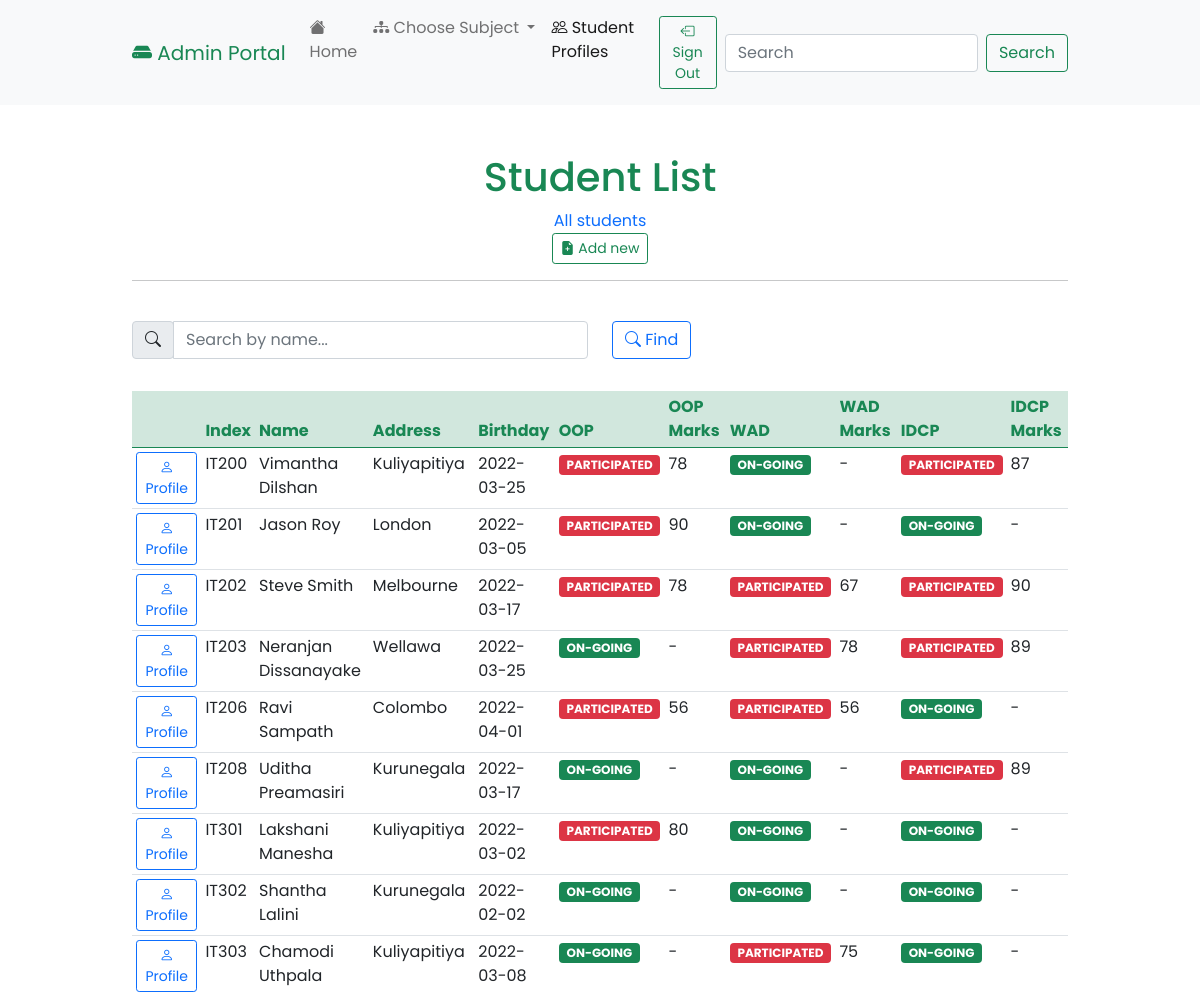
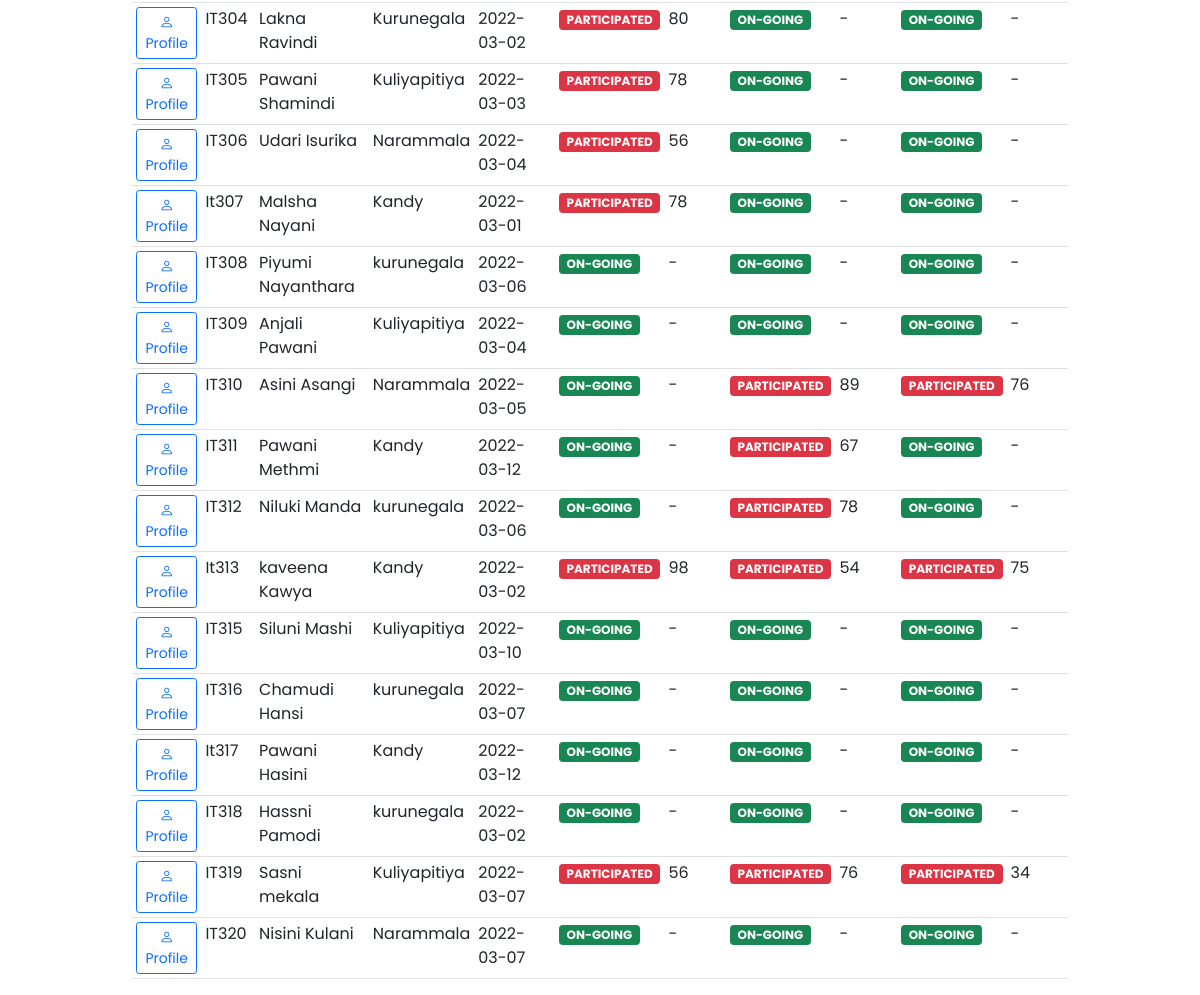
Page /student_db.php (signed in) on the committed database (2 pictures, top to bottom).
### tables this page shows
CREATE TABLE `students` (
  `index` varchar(255) NOT NULL,
  `name` varchar(255) NOT NULL,
  `address` varchar(255) NOT NULL,
  `birthday` varchar(255) NOT NULL,
  `oop` varchar(255) NOT NULL,
  `oopmarks` varchar(255) NOT NULL,
  `wad` varchar(255) NOT NULL,
  `wadmarks` varchar(255) NOT NULL,
  `idcp` varchar(255) NOT NULL,
  `idcpmarks` varchar(255) NOT NULL
);

### student_db.php (the view, shortened to what this page needs)
<!doctype html>
<html lang="en">
<head>
    <link href="https://cdn.jsdelivr.net/npm/bootstrap@5.0.2/dist/css/bootstrap.min.css" rel="stylesheet">
    <link rel="stylesheet" href="https://cdn.jsdelivr.net/npm/bootstrap-icons@1.8.1/font/bootstrap-icons.css">
    <link rel="stylesheet" href="styles/main.css">
</head>
<body>
    <nav class="navbar navbar-expand-lg navbar-light bg-light">
        <div class="container-fluid">
            <a class="navbar-brand text-success" href="admin_portal_home.php"><i class="bi bi-hdd-fill"></i> Admin Portal</a>
            <div class="collapse navbar-collapse" id="navbarSupportedContent">
                <ul class="navbar-nav me-auto mb-2 mb-lg-0">
                    <li class="nav-item">
                        <a class="nav-link" aria-current="page" href="admin_portal_home.php"><i class="bi bi-house-fill"></i> Home</a>
                    </li>
                    <li class="nav-item dropdown">
                        <a class="nav-link dropdown-toggle" href="#" id="navbarDropdown" role="button" data-bs-toggle="dropdown" aria-expanded="false">
                            <i class="bi bi-diagram-3-fill"></i> Choose Subject
                        </a>
                    </li>
                    <li class="nav-item">
                        <a class="nav-link active" href="student_db.php"><i class="bi bi-people"></i> Student Profiles</a>
                    </li>
                    <li class="nav-item">
                        <a class="nav-link" aria-current="page" href="database/sign_out_admin.php"><button type="button" class="btn btn-outline-success btn-sm"><i class="bi bi-box-arrow-left"></i> Sign Out</button></a>
                    </li>
                </ul>
                <form class="d-flex">
                    <input class="form-control me-2" type="search" placeholder="Search" aria-label="Search" onkeyup="myFunction1()" id="myInput1">
                    <button class="btn btn-outline-success" type="submit">Search</button>
                </form>
            </div>
        </div>
    </nav>
    <br>
    <br>
    <center>
        <h1 class="log-head text-success">Student List</h1>
        <h9 class="sub-head text-primary">All students</h9>
        <br>
        <a href="student_reg.php"><button type="button" class="btn btn-outline-success btn-sm"><i class="bi bi-file-earmark-plus-fill"></i> Add new</button></a>
        <div class="container-fluid">
            <hr>
        </div>
    </center>
    <br>
    <div class="container-fluid">
        <div class="search">
            <form>
                <div class="row">
                    <div class="col">
                        <div class="input-group">
                            <div class="input-group-prepend">
                                <div class="input-group-text"><i class="bi bi-search"></i></div>
                            </div>
                            <input type="text" class="form-control" onkeyup="myFunction()" id="myInput" name="myInput" placeholder="Search by name...">
                        </div>
                    </div>
                    <div class="col">
                        <button type="button" class="btn btn-outline-primary mb-2"><i class="bi bi-search"></i> Find</button>
                    </div>
                </div>
            </form>
            <br>
        </div>
        <table class="table table-hover table-sm" id="myTable" name="myTable">
            <thead class="table-success">
                <tr>
                    <th class="tblhead" scope="col"></th>
                    <th class="tblhead" scope="col">Index</th>
                    <th class="tblhead" scope="col">Name</th>
                    <th class="tblhead" scope="col">Address</th>
                    <th class="tblhead" scope="col">Birthday</th>
                    <th class="tblhead" scope="col">OOP</th>
                    <th class="tblhead" scope="col">OOP Marks</th>
                    <th class="tblhead" scope="col">WAD</th>
                    <th class="tblhead" scope="col">WAD Marks</th>
                    <th class="tblhead" scope="col">IDCP</th>
                    <th class="tblhead" scope="col">IDCP Marks</th>
                </tr>
            </thead>
            <tbody>
            <?php
                include 'database/db_connect.php';
                $sql = "SELECT `index`, `name`, `address`, `birthday`, `oop`, `oopmarks`, `wad`, `wadmarks`, `idcp`, `idcpmarks` from `students`";
                $result = $conn->query($sql);
                if ($result->num_rows > 0) {
                    if (!$conn) {
                        die('Database is not connected!');
                    } else {
                        while ($row = $result->fetch_assoc()) {
                            $oop = $row["oop"];
                            $wad = $row["wad"];
                            $idcp = $row["idcp"];
                            if ($oop == "Participated") {
                                $oopvar = "bg-danger";
                            } else if ($oop == "On-Going") {
                                $oopvar = "bg-success";
                            }
                            if ($wad == "Participated") {
                                $wadvar = "bg-danger";
                            } else if ($wad== "On-Going") {
                                $wadvar = "bg-success";
                            }
                            if ($idcp == "Participated") {
                                $idcpvar = "bg-danger";
                            } else if ($idcp== "On-Going") {
                                $idcpvar = "bg-success";
                            }
                            $view = "student_view.php?id=".$row["index"];
                            echo
                            "<tr><td><a href='$view'><button type='button' class='btn btn-outline-primary btn-sm'><i class='bi bi-person'></i> Profile</button></a>" .
                            "</td><td>" . $row["index"] .
                            "</td><td>" . $row["name"] .
                            "</td><td>" . $row["address"] .
                            "</td><td>" . $row["birthday"] .
                            "</td><td><span class='badge $oopvar text-uppercase'>" . $row["oop"] .
                            "</span></td><td>" . $row["oopmarks"] .
                            "</td><td><span class='badge $wadvar text-uppercase'>" . $row["wad"] .
                            "</span></td><td>" . $row["wadmarks"] .
                            "</td><td><span class='badge $idcpvar text-uppercase'>" . $row["idcp"] .
                            "</span></td><td>" . $row["idcpmarks"] .
                            "</td></tr>";
                        }
                    }
                    echo "</tbody>";
                    echo "</table>";
                } else {
                    echo "No records in database";
                }
            ?>
    </div>
</body>
</html>

### styles/main.css (style rules this page uses)
* { font-family: 'Poppins', sans-serif; }
.container-fluid { max-width: 80%; }
.navbar-brand { color: #198754; }
.active { color: #0d6efd; }
.tblhead { color: #198754; }

### rows in the picture
students: index "IT200", name "Vimantha Dilshan", address "Kuliyapitiya", birthday "2022-03-25", oop "PARTICIPATED", oopmarks "78", wad "ON-GOING", wadmarks "-", idcp "PARTICIPATED", idcpmarks "87"
students: index "IT201", name "Jason Roy", address "London", birthday "2022-03-05", oop "PARTICIPATED", oopmarks "90", wad "ON-GOING", wadmarks "-", idcp "ON-GOING", idcpmarks "-"
students: index "IT202", name "Steve Smith", address "Melbourne", birthday "2022-03-17", oop "PARTICIPATED", oopmarks "78", wad "PARTICIPATED", wadmarks "67", idcp "PARTICIPATED", idcpmarks "90"
students: index "IT203", name "Neranjan Dissanayake", address "Wellawa", birthday "2022-03-25", oop "ON-GOING", oopmarks "-", wad "PARTICIPATED", wadmarks "78", idcp "PARTICIPATED", idcpmarks "89"
students: index "IT206", name "Ravi Sampath", address "Colombo", birthday "2022-04-01", oop "PARTICIPATED", oopmarks "56", wad "PARTICIPATED", wadmarks "56", idcp "ON-GOING", idcpmarks "-"
students: index "IT208", name "Uditha Preamasiri", address "Kurunegala", birthday "2022-03-17", oop "ON-GOING", oopmarks "-", wad "ON-GOING", wadmarks "-", idcp "PARTICIPATED", idcpmarks "89"
students: index "IT301", name "Lakshani Manesha", address "Kuliyapitiya", birthday "2022-03-02", oop "PARTICIPATED", oopmarks "80", wad "ON-GOING", wadmarks "-", idcp "ON-GOING", idcpmarks "-"
students: index "IT302", name "Shantha Lalini", address "Kurunegala", birthday "2022-02-02", oop "ON-GOING", oopmarks "-", wad "ON-GOING", wadmarks "-", idcp "ON-GOING", idcpmarks "-"
students: index "IT303", name "Chamodi Uthpala", address "Kuliyapitiya", birthday "2022-03-08", oop "ON-GOING", oopmarks "-", wad "PARTICIPATED", wadmarks "75", idcp "ON-GOING", idcpmarks "-"
students: index "IT304", name "Lakna Ravindi", address "Kurunegala", birthday "2022-03-02", oop "PARTICIPATED", oopmarks "80", wad "ON-GOING", wadmarks "-", idcp "ON-GOING", idcpmarks "-"
students: index "IT305", name "Pawani Shamindi", address "Kuliyapitiya", birthday "2022-03-03", oop "PARTICIPATED", oopmarks "78", wad "ON-GOING", wadmarks "-", idcp "ON-GOING", idcpmarks "-"
students: index "IT306", name "Udari Isurika", address "Narammala", birthday "2022-03-04", oop "PARTICIPATED", oopmarks "56", wad "ON-GOING", wadmarks "-", idcp "ON-GOING", idcpmarks "-"
students: index "It307", name "Malsha Nayani", address "Kandy", birthday "2022-03-01", oop "PARTICIPATED", oopmarks "78", wad "ON-GOING", wadmarks "-", idcp "ON-GOING", idcpmarks "-"
students: index "IT308", name "Piyumi Nayanthara", address "kurunegala", birthday "2022-03-06", oop "ON-GOING", oopmarks "-", wad "ON-GOING", wadmarks "-", idcp "ON-GOING", idcpmarks "-"
students: index "IT309", name "Anjali Pawani", address "Kuliyapitiya", birthday "2022-03-04", oop "ON-GOING", oopmarks "-", wad "ON-GOING", wadmarks "-", idcp "ON-GOING", idcpmarks "-"
students: index "IT310", name "Asini Asangi", address "Narammala", birthday "2022-03-05", oop "ON-GOING", oopmarks "-", wad "PARTICIPATED", wadmarks "89", idcp "PARTICIPATED", idcpmarks "76"
students: index "IT311", name "Pawani Methmi", address "Kandy", birthday "2022-03-12", oop "ON-GOING", oopmarks "-", wad "PARTICIPATED", wadmarks "67", idcp "ON-GOING", idcpmarks "-"
students: index "IT312", name "Niluki Manda", address "kurunegala", birthday "2022-03-06", oop "ON-GOING", oopmarks "-", wad "PARTICIPATED", wadmarks "78", idcp "ON-GOING", idcpmarks "-"
students: index "It313", name "kaveena Kawya", address "Kandy", birthday "2022-03-02", oop "PARTICIPATED", oopmarks "98", wad "PARTICIPATED", wadmarks "54", idcp "PARTICIPATED", idcpmarks "75"
students: index "IT315", name "Siluni Mashi", address "Kuliyapitiya", birthday "2022-03-10", oop "ON-GOING", oopmarks "-", wad "ON-GOING", wadmarks "-", idcp "ON-GOING", idcpmarks "-"
students: index "IT316", name "Chamudi Hansi", address "kurunegala", birthday "2022-03-07", oop "ON-GOING", oopmarks "-", wad "ON-GOING", wadmarks "-", idcp "ON-GOING", idcpmarks "-"
students: index "It317", name "Pawani Hasini", address "Kandy", birthday "2022-03-12", oop "ON-GOING", oopmarks "-", wad "ON-GOING", wadmarks "-", idcp "ON-GOING", idcpmarks "-"
students: index "IT318", name "Hassni Pamodi", address "kurunegala", birthday "2022-03-02", oop "ON-GOING", oopmarks "-", wad "ON-GOING", wadmarks "-", idcp "ON-GOING", idcpmarks "-"
students: index "IT319", name "Sasni mekala", address "Kuliyapitiya", birthday "2022-03-07", oop "PARTICIPATED", oopmarks "56", wad "PARTICIPATED", wadmarks "76", idcp "PARTICIPATED", idcpmarks "34"
students: index "IT320", name "Nisini Kulani", address "Narammala", birthday "2022-03-07", oop "ON-GOING", oopmarks "-", wad "ON-GOING", wadmarks "-", idcp "ON-GOING", idcpmarks "-"
